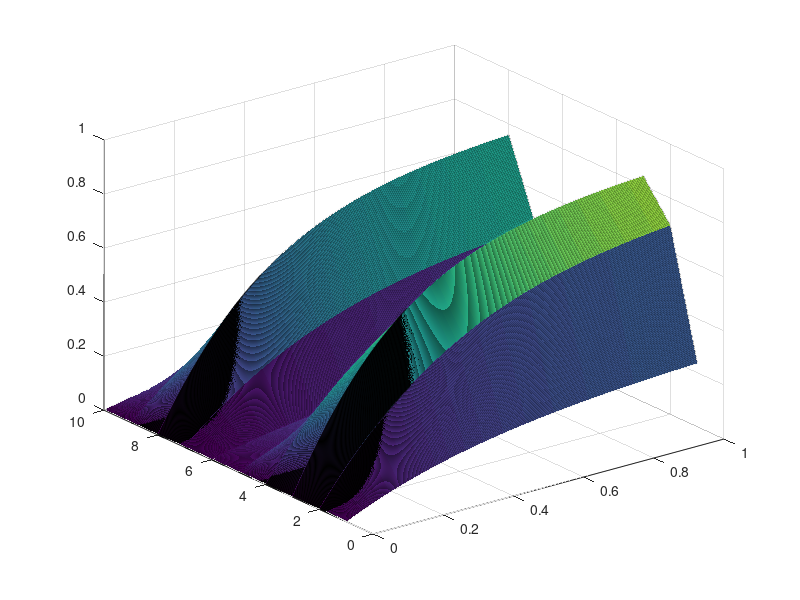

This figure's MATLAB source: (Note: this script raises an error after producing the figure.)
%%HW5: Recurrent Competitive Fields%%

clc
clear all 

%Set parameters 
A = 1; % parameter set by assignment 
B = 3; % parameter set by assignment 
F = 0.2; % set parameter by assignment
SP = [0.2, 0.6, 0.9, 0.6, 0.2, 0.1, 0.4, 0.8, 0.4, 0.1]; %xi pattern indicated in part a of homework 

%set timing and start pattern
t_start = 0; % begin with an x value of 0, x(0) = 0 
t_inc = .001; % increments that I want to count by
t_end = 1; % final x value  
time = t_start:t_inc:t_end;
x = zeros(length(SP),length(time));
dx = 0;

%loop for (i) where f(w) = w
for i = 1:10
    I = SP(i);
    L = sum(SP(SP~=SP(i))); %creating L from the inhibitory term
    for t = 1:(length(time)-1)
        dx = ((-1 .* A .* x(i,t))+(B -x(i,t)).*(x(i,t)+ I) - (x(i,t).*L)) * t_inc;
        x(i,t+1)= x(i,t) + dx;
    end 
end

figure(1);
Add_plot = surf(time, 1:10, x);
Add_plot.FaceAlpha=0.8;
Add_plot.LineStyle='none';
xlabel('Time')
zlabel('Activity')
ylabel('Input')
set(gca, 'fontsize',18)
title('(i) f(w)=w ', 'FontSize',20)

%loop for (ii) where f(w) = w^2
for i = 1:10
    I = SP(i);
    L = sum(SP(SP~=SP(i))); %creating L from the inhibitory term
    Sq_L = L^2;
    Sq_X = (x(i,t))^2;
    for t = 1:(length(time)-1)
        dx = ((-1 .* A .* x(i,t))+(B -x(i,t)).*(Sq_X + I) - (x(i,t).*Sq_L)) * t_inc;
        x(i,t+1)= x(i,t) + dx;
    end 
end

figure(2);
Add_plot = surf(time, 1:10, x);
Add_plot.FaceAlpha=0.8;
Add_plot.LineStyle='none';
xlabel('Time')
zlabel('Activity')
ylabel('Input')
set(gca, 'fontsize',18)
title('(ii) f(w)= w^2 ', 'FontSize',20)

%loop for (iii) where f(w) = w/(F + w)
for i = 1:10
    I = SP(i);
    L = sum(SP(SP~=SP(i))); %creating L from the inhibitory term
    Third_L = (L)./(F + L);
    Third_X = (x(i,t))./(F + x(i,t));
    for t = 1:(length(time)-1)
        dx = ((-1 .* A .* x(i,t))+(B -x(i,t)).*(Third_X + I) - (x(i,t).*Third_L)) * t_inc;
        x(i,t+1)= x(i,t) + dx;
    end 
end

figure(3);
Add_plot = surf(time, 1:10, x);
Add_plot.FaceAlpha=0.8;
Add_plot.LineStyle='none';
xlabel('Time')
zlabel('Activity')
ylabel('Input')
set(gca, 'fontsize',18)
title('(iii) f(w)= w/(F+w)  ', 'FontSize',20)

%loop for (iv) where f(w) = w^2/(F + w^2)
for i = 1:10
    I = SP(i);
    L = sum(SP(SP~=SP(i))); %creating L from the inhibitory term
    IV_L = (L^2)./(F + L^2);
    IV_X = (x(i,t)^2)./(F + x(i,t)^2);
    for t = 1:(length(time)-1)
        dx = ((-1 .* A .* x(i,t))+(B -x(i,t)).*(IV_X + I) - (x(i,t).*IV_L)) * t_inc;
        x(i,t+1)= x(i,t) + dx;
    end 
end

figure(4);
Add_plot = surf(time, 1:10, x);
Add_plot.FaceAlpha=0.8;
Add_plot.LineStyle='none';
xlabel('Time')
zlabel('Activity')
ylabel('Input')
set(gca, 'fontsize',18)
title('(iv) f(w)= w^2/(F+w^2)  ', 'FontSize',20)

